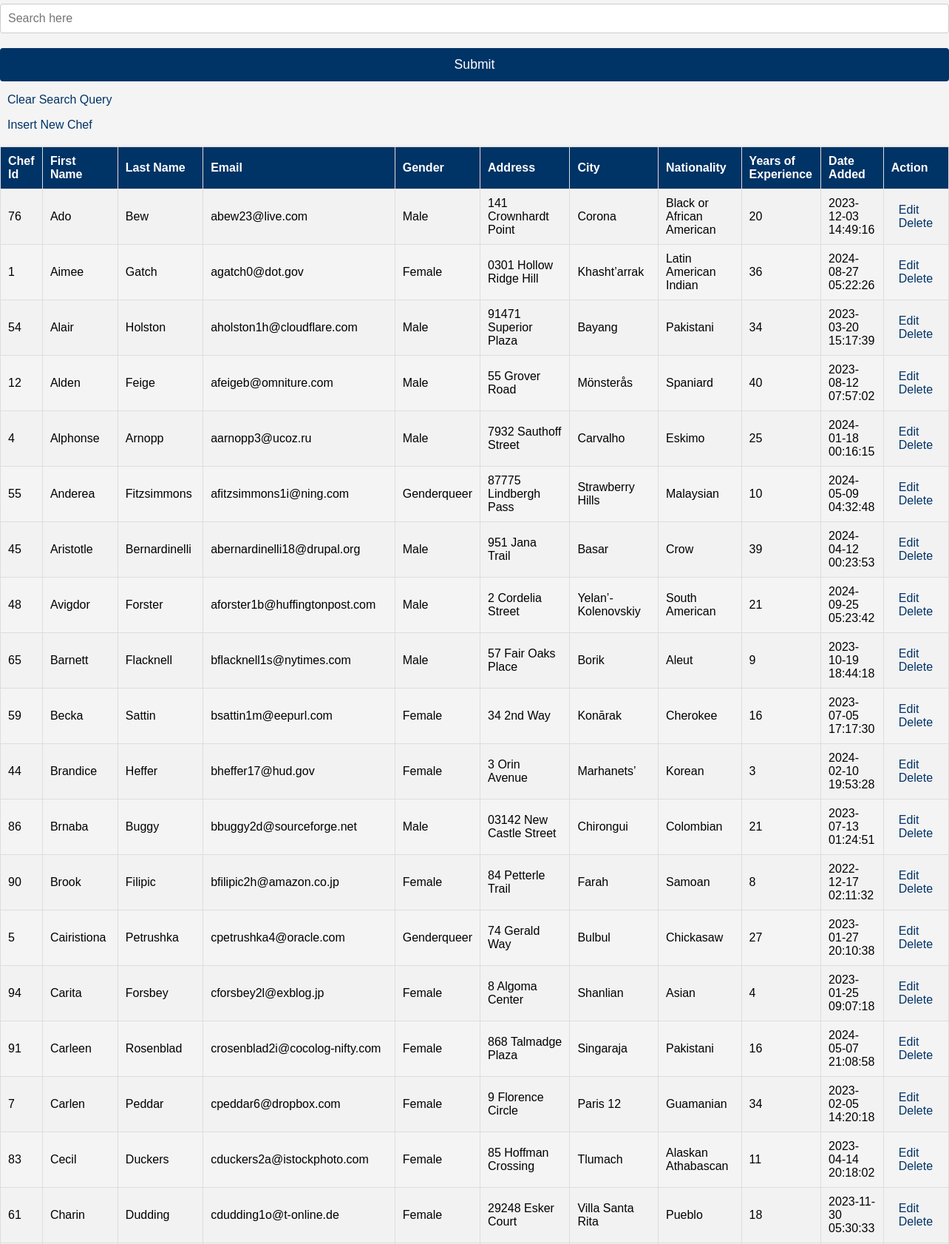
The page / (upper part) on the database its author committed.
### tables this page shows
CREATE TABLE chef_data (
    chef_id INT AUTO_INCREMENT PRIMARY KEY,
    first_name VARCHAR(255),
    last_name VARCHAR(255),
    email VARCHAR(255),
    gender VARCHAR(50),
    c_address VARCHAR(255),
    city VARCHAR(255),
    nationality VARCHAR(100),       
    years_of_experience INT,                         
    date_added TIMESTAMP DEFAULT CURRENT_TIMESTAMP
);

### core/models.php (called while the page is built, shortened)
<?php
function getAllChefs($pdo) {
    $sql = "SELECT * FROM chef_data
            ORDER BY first_name ASC";
    $stmt = $pdo->prepare($sql);
    $executeQuery = $stmt->execute();
    if ($executeQuery) {
        return $stmt->fetchAll();
    }
}
?>

### index.php (the view, shortened to what this page needs)
<?php require_once 'core/dbConfig.php'; ?>
<?php require_once 'core/models.php'; ?>
<!DOCTYPE html>
<html lang="en">
<head>
    <link rel="stylesheet" href="styles.css">
</head>
<body>
    <form action="<?php echo htmlspecialchars($_SERVER['PHP_SELF']); ?>" method="GET">
        <input type="text" name="searchInput" placeholder="Search here">
        <input type="submit" name="searchBtn">
    </form>
    <p><a href="index.php">Clear Search Query</a></p>
    <p><a href="insert.php">Insert New Chef</a></p>
    <table style="width:100%; margin-top: 20px;">
        <tr>
            <th>Chef Id</th>
            <th>First Name</th>
            <th>Last Name</th>
            <th>Email</th>
            <th>Gender</th>
            <th>Address</th>
            <th>City</th>
            <th>Nationality</th>
            <th>Years of Experience</th>
            <th>Date Added</th>
            <th>Action</th>
        </tr>
        <?php if (!isset($_GET['searchBtn'])) { ?>
            <?php $getAllChefs = getAllChefs($pdo); ?>
            <?php foreach ($getAllChefs as $row) { ?>
                <tr>
                    <td><?php echo $row['chef_id']; ?></td>
                    <td><?php echo $row['first_name']; ?></td>
                    <td><?php echo $row['last_name']; ?></td>
                    <td><?php echo $row['email']; ?></td>
                    <td><?php echo $row['gender']; ?></td>
                    <td><?php echo $row['c_address']; ?></td>
                    <td><?php echo $row['city']; ?></td>
                    <td><?php echo $row['nationality']; ?></td>
                    <td><?php echo $row['years_of_experience']; ?></td>
                    <td><?php echo $row['date_added']; ?></td>
                    <td>
                        <a href="edit.php?id=<?php echo $row['chef_id']; ?>">Edit</a>
                        <a href="delete.php?id=<?php echo $row['chef_id']; ?>">Delete</a>
                    </td>
                </tr>
            <?php } ?>
        <?php } ?>
    </table>
</body>
</html>

### styles.css (style rules this page uses)
body { font-family: Arial, sans-serif; background-color: #f4f4f4; margin: 0; padding: 0; }
input[type="text"] { width: 100%; padding: 10px; margin-top: 5px; font-size: 1em; border: 1px solid #ccc; border-radius: 4px; box-sizing: border-box; }
input[type="submit"] { width: 100%; padding: 12px; margin-top: 20px; background-color: #003366; color: white; border: none; border-radius: 4px; font-size: 1.1em; cursor: pointer; box-sizing: border-box; }
table { width: 100%; margin: 20px auto; border-collapse: collapse; box-shadow: 0 4px 10px rgba(0, 0, 0, 0.1); }
table th, table td { padding: 10px; text-align: left; border: 1px solid #ddd; }
table th { background-color: #003366; color: white; }
table tr:nth-child(even) { background-color: #f2f2f2; }
a { text-decoration: none; color: #003366; padding: 6px 10px; border-radius: 4px; }

### rows shown on the page
chef_data: chef_id "76", first_name "Ado", last_name "Bew", email "abew23@live.com", gender "Male", c_address "141 Crownhardt Point", city "Corona", nationality "Black or African American", years_of_experience "20", date_added "2023-12-03 14:49:16"
chef_data: chef_id "1", first_name "Aimee", last_name "Gatch", email "agatch0@dot.gov", gender "Female", c_address "0301 Hollow Ridge Hill", city "Khasht’arrak", nationality "Latin American Indian", years_of_experience "36", date_added "2024-08-27 05:22:26"
chef_data: chef_id "54", first_name "Alair", last_name "Holston", email "aholston1h@cloudflare.com", gender "Male", c_address "91471 Superior Plaza", city "Bayang", nationality "Pakistani", years_of_experience "34", date_added "2023-03-20 15:17:39"
chef_data: chef_id "12", first_name "Alden", last_name "Feige", email "afeigeb@omniture.com", gender "Male", c_address "55 Grover Road", city "Mönsterås", nationality "Spaniard", years_of_experience "40", date_added "2023-08-12 07:57:02"
chef_data: chef_id "4", first_name "Alphonse", last_name "Arnopp", email "aarnopp3@ucoz.ru", gender "Male", c_address "7932 Sauthoff Street", city "Carvalho", nationality "Eskimo", years_of_experience "25", date_added "2024-01-18 00:16:15"
chef_data: chef_id "55", first_name "Anderea", last_name "Fitzsimmons", email "afitzsimmons1i@ning.com", gender "Genderqueer", c_address "87775 Lindbergh Pass", city "Strawberry Hills", nationality "Malaysian", years_of_experience "10", date_added "2024-05-09 04:32:48"
chef_data: chef_id "45", first_name "Aristotle", last_name "Bernardinelli", email "abernardinelli18@drupal.org", gender "Male", c_address "951 Jana Trail", city "Basar", nationality "Crow", years_of_experience "39", date_added "2024-04-12 00:23:53"
chef_data: chef_id "48", first_name "Avigdor", last_name "Forster", email "aforster1b@huffingtonpost.com", gender "Male", c_address "2 Cordelia Street", city "Yelan’-Kolenovskiy", nationality "South American", years_of_experience "21", date_added "2024-09-25 05:23:42"
chef_data: chef_id "65", first_name "Barnett", last_name "Flacknell", email "bflacknell1s@nytimes.com", gender "Male", c_address "57 Fair Oaks Place", city "Borik", nationality "Aleut", years_of_experience "9", date_added "2023-10-19 18:44:18"
chef_data: chef_id "59", first_name "Becka", last_name "Sattin", email "bsattin1m@eepurl.com", gender "Female", c_address "34 2nd Way", city "Konārak", nationality "Cherokee", years_of_experience "16", date_added "2023-07-05 17:17:30"
chef_data: chef_id "44", first_name "Brandice", last_name "Heffer", email "bheffer17@hud.gov", gender "Female", c_address "3 Orin Avenue", city "Marhanets’", nationality "Korean", years_of_experience "3", date_added "2024-02-10 19:53:28"
chef_data: chef_id "86", first_name "Brnaba", last_name "Buggy", email "bbuggy2d@sourceforge.net", gender "Male", c_address "03142 New Castle Street", city "Chirongui", nationality "Colombian", years_of_experience "21", date_added "2023-07-13 01:24:51"
chef_data: chef_id "90", first_name "Brook", last_name "Filipic", email "bfilipic2h@amazon.co.jp", gender "Female", c_address "84 Petterle Trail", city "Farah", nationality "Samoan", years_of_experience "8", date_added "2022-12-17 02:11:32"
chef_data: chef_id "5", first_name "Cairistiona", last_name "Petrushka", email "cpetrushka4@oracle.com", gender "Genderqueer", c_address "74 Gerald Way", city "Bulbul", nationality "Chickasaw", years_of_experience "27", date_added "2023-01-27 20:10:38"
chef_data: chef_id "94", first_name "Carita", last_name "Forsbey", email "cforsbey2l@exblog.jp", gender "Female", c_address "8 Algoma Center", city "Shanlian", nationality "Asian", years_of_experience "4", date_added "2023-01-25 09:07:18"
chef_data: chef_id "91", first_name "Carleen", last_name "Rosenblad", email "crosenblad2i@cocolog-nifty.com", gender "Female", c_address "868 Talmadge Plaza", city "Singaraja", nationality "Pakistani", years_of_experience "16", date_added "2024-05-07 21:08:58"
chef_data: chef_id "7", first_name "Carlen", last_name "Peddar", email "cpeddar6@dropbox.com", gender "Female", c_address "9 Florence Circle", city "Paris 12", nationality "Guamanian", years_of_experience "34", date_added "2023-02-05 14:20:18"
chef_data: chef_id "83", first_name "Cecil", last_name "Duckers", email "cduckers2a@istockphoto.com", gender "Female", c_address "85 Hoffman Crossing", city "Tlumach", nationality "Alaskan Athabascan", years_of_experience "11", date_added "2023-04-14 20:18:02"
chef_data: chef_id "61", first_name "Charin", last_name "Dudding", email "cdudding1o@t-online.de", gender "Female", c_address "29248 Esker Court", city "Villa Santa Rita", nationality "Pueblo", years_of_experience "18", date_added "2023-11-30 05:30:33"
